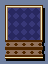

The image is a tile-based game level rendered from a .tmx file. Its description and complete source (layers, tilesets, objects, tile grids) follow:
An orthogonal 6x8 tile map with 8x8 px tiles, 1 tile layer (Tile Layer 1).

<map version="1.9" tiledversion="1.9.2" orientation="orthogonal" renderorder="right-down" width="6" height="8" tilewidth="8" tileheight="8" infinite="0" nextlayerid="2" nextobjectid="1">
 <tileset firstgid="1" name="BobMenuTiles" tilewidth="8" tileheight="8" tilecount="128" columns="16">
  <image source="../../Image/Png/BobMenuTiles.png" width="128" height="64" />
 </tileset>
 <layer id="1" name="Tile Layer 1" width="6" height="8">
  <data encoding="csv">
4,3,3,3,3,2147483652,
37,2,2,2,2,20,
37,2,2,2,2,20,
37,2,2,2,2,20,
37,2,2,2,2,20,
12,11,11,11,11,18,
12,11,11,11,11,18,
13,14,14,14,14,15
</data>
 </layer>
</map>
